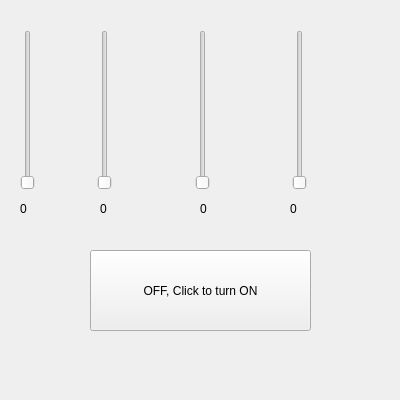
<?xml version="1.0" encoding="UTF-8"?>
<ui version="4.0">
 <class>MainWindow</class>
 <widget class="QMainWindow" name="MainWindow">
  <property name="geometry">
   <rect>
    <x>0</x>
    <y>0</y>
    <width>400</width>
    <height>400</height>
   </rect>
  </property>
  <property name="minimumSize">
   <size>
    <width>400</width>
    <height>400</height>
   </size>
  </property>
  <property name="windowTitle">
   <string>MainWindow</string>
  </property>
  <widget class="QWidget" name="centralwidget">
   <widget class="QLabel" name="label">
    <property name="geometry">
     <rect>
      <x>20</x>
      <y>200</y>
      <width>31</width>
      <height>18</height>
     </rect>
    </property>
    <property name="text">
     <string>0</string>
    </property>
   </widget>
   <widget class="QLabel" name="label_3">
    <property name="geometry">
     <rect>
      <x>100</x>
      <y>200</y>
      <width>41</width>
      <height>18</height>
     </rect>
    </property>
    <property name="text">
     <string>0</string>
    </property>
   </widget>
   <widget class="QLabel" name="label_4">
    <property name="geometry">
     <rect>
      <x>200</x>
      <y>200</y>
      <width>41</width>
      <height>18</height>
     </rect>
    </property>
    <property name="text">
     <string>0</string>
    </property>
   </widget>
   <widget class="QLabel" name="label_5">
    <property name="geometry">
     <rect>
      <x>290</x>
      <y>200</y>
      <width>41</width>
      <height>18</height>
     </rect>
    </property>
    <property name="text">
     <string>0</string>
    </property>
   </widget>
   <widget class="QSlider" name="slider1">
    <property name="geometry">
     <rect>
      <x>97</x>
      <y>30</y>
      <width>16</width>
      <height>160</height>
     </rect>
    </property>
    <property name="maximum">
     <number>360</number>
    </property>
    <property name="orientation">
     <enum>Qt::Vertical</enum>
    </property>
   </widget>
   <widget class="QSlider" name="slider0">
    <property name="geometry">
     <rect>
      <x>20</x>
      <y>30</y>
      <width>16</width>
      <height>160</height>
     </rect>
    </property>
    <property name="maximum">
     <number>360</number>
    </property>
    <property name="orientation">
     <enum>Qt::Vertical</enum>
    </property>
   </widget>
   <widget class="QSlider" name="slider2">
    <property name="geometry">
     <rect>
      <x>195</x>
      <y>30</y>
      <width>16</width>
      <height>160</height>
     </rect>
    </property>
    <property name="maximum">
     <number>360</number>
    </property>
    <property name="orientation">
     <enum>Qt::Vertical</enum>
    </property>
   </widget>
   <widget class="QSlider" name="slider3">
    <property name="geometry">
     <rect>
      <x>292</x>
      <y>30</y>
      <width>16</width>
      <height>160</height>
     </rect>
    </property>
    <property name="maximum">
     <number>360</number>
    </property>
    <property name="orientation">
     <enum>Qt::Vertical</enum>
    </property>
   </widget>
   <widget class="QPushButton" name="pushButton">
    <property name="geometry">
     <rect>
      <x>90</x>
      <y>250</y>
      <width>221</width>
      <height>81</height>
     </rect>
    </property>
    <property name="text">
     <string>OFF, Click to turn ON</string>
    </property>
    <property name="checkable">
     <bool>true</bool>
    </property>
   </widget>
  </widget>
 </widget>
 <resources/>
 <connections>
  <connection>
   <sender>slider0</sender>
   <signal>valueChanged(int)</signal>
   <receiver>label</receiver>
   <slot>setNum(int)</slot>
   <hints>
    <hint type="sourcelabel">
     <x>30</x>
     <y>145</y>
    </hint>
    <hint type="destinationlabel">
     <x>61</x>
     <y>361</y>
    </hint>
   </hints>
  </connection>
  <connection>
   <sender>slider1</sender>
   <signal>valueChanged(int)</signal>
   <receiver>label_3</receiver>
   <slot>setNum(int)</slot>
   <hints>
    <hint type="sourcelabel">
     <x>97</x>
     <y>189</y>
    </hint>
    <hint type="destinationlabel">
     <x>139</x>
     <y>217</y>
    </hint>
   </hints>
  </connection>
  <connection>
   <sender>slider2</sender>
   <signal>valueChanged(int)</signal>
   <receiver>label_4</receiver>
   <slot>setNum(int)</slot>
   <hints>
    <hint type="sourcelabel">
     <x>195</x>
     <y>171</y>
    </hint>
    <hint type="destinationlabel">
     <x>207</x>
     <y>217</y>
    </hint>
   </hints>
  </connection>
  <connection>
   <sender>slider3</sender>
   <signal>valueChanged(int)</signal>
   <receiver>label_5</receiver>
   <slot>setNum(int)</slot>
   <hints>
    <hint type="sourcelabel">
     <x>295</x>
     <y>167</y>
    </hint>
    <hint type="destinationlabel">
     <x>295</x>
     <y>217</y>
    </hint>
   </hints>
  </connection>
 </connections>
</ui>
